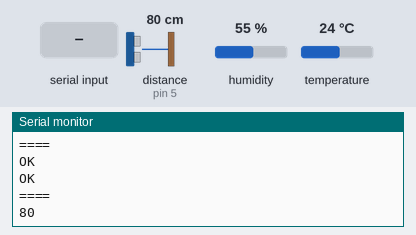
Recording of a sketch running on a simulated Arduino Uno, built with avr-gcc and run on an emulated ATmega328P. Parts: the last lines printed to the serial monitor. The test bench sets the inputs (shaded band); at power-on: distance to the obstacle (sensor on pin 5) 80 cm, humidity 55 %, temperature 24 °C. The echo pulse lasts 58.3 µs per cm; the modem accepts every AT command (registered, SIM ready, sends succeed) and sends nothing else.

Above: at 8.2 s.
8.3 s: "+MSG: PORT\n" received over the second serial link
At 9.86 s:
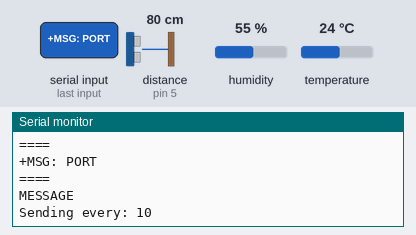
11.0 s: "D7\n" received over the second serial link
13.5 s: "DB\n" received over the second serial link
At 14.81 s:
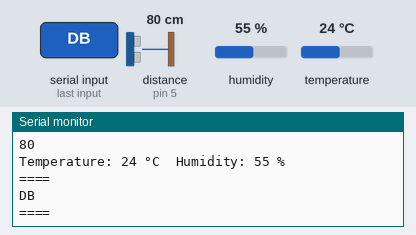
16.0 s: "DF\n" received over the second serial link
At 17.8 s:
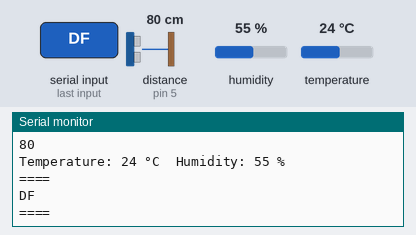
18.5 s: "E3\n" received over the second serial link
At 19.83 s:
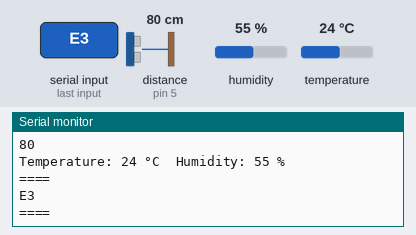
21.0 s: distance to the obstacle (sensor on pin 5) set to 2 cm
At 22.4 s:
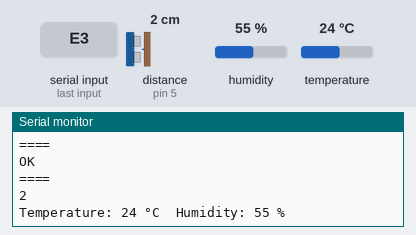

Measured:
- after the input at 8.3 s, the serial monitor: prints a new line after 1.3 s (image 1)
- after the input at 13.5 s, the serial monitor: prints a new line after 1.0 s (image 2)
- after the input at 16.0 s, the serial monitor: prints a new line after 1.0 s (image 3)
- after the input at 18.5 s, the serial monitor: prints a new line after 1.0 s (image 4)
- after the input at 21.0 s, the serial monitor: prints a new line at once (image 5)

The sketch:

tp2.ino
```cpp
#include <SoftwareSerial.h>
#include "HCSR04.h"
#include "DHT11.h"

SoftwareSerial e5(6, 7);                    // (RX, TX)
UltraSonicDistanceSensor distSensor(4, 5);  // Trig, Echo
DHT11 dht11(3);


void join() {
  static char *APP_EUI = "0000000000000000";
  static char *DEV_EUI = "70B3D57ED0068382";
  static char *APP_KEY = "272F54BA747701C731AF1DEFAC62FED3";

  Serial.println("Setting DevEUI!");
  e5.write("AT+ID=DevEUI,");
  e5.write(DEV_EUI);
  e5.write("\n");
  e5.flush();
  delay(350);
  Serial.println("Setting AppEUI!");
  e5.write("AT+ID=AppEUI,");
  e5.write(APP_EUI);
  e5.write("\n");
  e5.flush();
  delay(350);
  Serial.println("Setting AppKey!");
  e5.write("AT+KEY=APPKEY,");
  e5.write(APP_KEY);
  e5.write("\n");
  e5.flush();
  delay(350);
}

int temperature = 0;
int humidity = 17;
int distance = 42;
unsigned long prev = 0;
unsigned long interval = 3000;
unsigned long sendPrev = 0;
unsigned long sendInterval = 10000;


void send_message(String msg) {
  msg = String("AT+MSG=") + msg + String("\n");

  e5.write(msg.c_str());
  Serial.write(msg.c_str());
}

void send_data() {
  String msg = String("");
  if (temperature < 10)
    msg += String(0);
  msg += String(temperature);
  if (humidity < 10)
    msg += String(0);
  msg += String(humidity);
  if (distance < 10)
    msg += String(0);
  msg += String(distance);

  send_message(msg);
}

void setup() {
  // put your setup code here, to run once:
  Serial.begin(9600);
  e5.begin(9600);

  delay(2000);
  Serial.println("Starting Setup!");
  // join();
  e5.println("AT+JOIN");

  delay(5000);
  Serial.println("TETE");
  send_data();
}

void loop() {
  while (Serial.available() > 0) {
    e5.write(Serial.read());
  }

  String message = String();
  while (e5.available() > 0) {
    message += e5.readString();
  }
  // D7 DB DF E3 E7 --------------hgfhgfhgfhgfhgf---------------

  if (message.length() > 0) {
    Serial.println("====");
    Serial.print(message);
    Serial.println("====");
    // +MSG: PORT: 15; RX: "D7"

    if (strstr(message.c_str(), "+MSG: PORT")) {
      Serial.println("MESSAGE");
      String speed = message.substring(message.indexOf("+MSG: PORT") + 21, message.indexOf("+MSG: PORT") + 23);
      // Serial.println(speed);
      if (speed.equals("D7")) {
        sendInterval = 10000;
      } else if (speed.equals("DB")) {
        sendInterval = 20000;
      } else if (speed.equals("DF")) {
        sendInterval = 30000;
      } else if (speed.equals("E3")) {
        sendInterval = 40000;
      } else if (speed.equals("E7")) {
        sendInterval = 50000;
      }
      Serial.print("Sending every: ");
      Serial.println(sendInterval / 1000);
    }
  }
  unsigned long curr = millis();
  if (curr >= prev + interval) {
    prev = curr;
    distance = distSensor.measureDistanceCm();
    Serial.println(distance);
    int result = dht11.readTemperatureHumidity(temperature, humidity);

    if (result == 0) {
      Serial.print("Temperature: ");
      Serial.print(temperature);
      Serial.print(" °C\tHumidity: ");
      Serial.print(humidity);
      Serial.println(" %");
    } else {
      // Print error message based on the error code.
      Serial.println(DHT11::getErrorString(result));
    }
  }
  if (curr >= sendPrev + sendInterval) {
    sendPrev = curr;
    send_data();
  }
}
```
